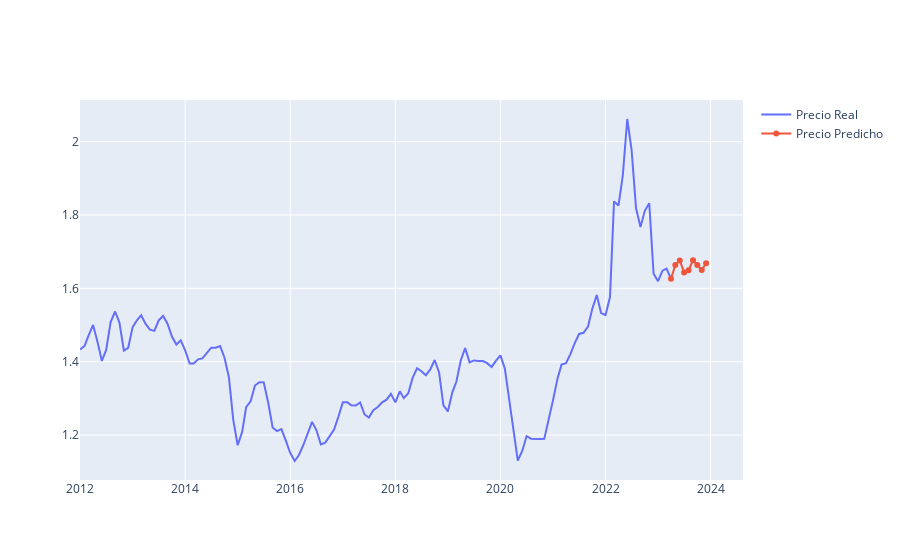

Source (notebook cell):
### Markdown cell above
## PLOT ARMA PREDICTION

### Code cell
plot_prediction(df_arma, df_train)

### Figure 1 — Plotly figure (JSON) as saved in the notebook; plotly's stock layout.template omitted (floating-point values rounded to 4 significant figures; data arrays with more than 128 entries replaced by an {"elided": "..."} marker saying what was removed)
{"data": [{"name": "Precio Real", "type": "scatter", "x": {"elided": "136 str values"}, "xaxis": "x", "y": {"elided": "136 float values"}, "yaxis": "y"}, {"name": "Precio Predicho", "type": "scatter", "x": ["2023-04-01T00:00:00", "2023-05-01T00:00:00", "2023-06-01T00:00:00", "2023-07-01T00:00:00", "2023-08-01T00:00:00", "2023-09-01T00:00:00", "2023-10-01T00:00:00", "2023-11-01T00:00:00", "2023-12-01T00:00:00"], "xaxis": "x", "y": [1.626, 1.664, 1.676, 1.644, 1.649, 1.676, 1.664, 1.65, 1.669], "yaxis": "y"}], "layout": {"xaxis": {"anchor": "y", "domain": [0, 1]}, "yaxis": {"anchor": "x", "domain": [0, 1]}}}
